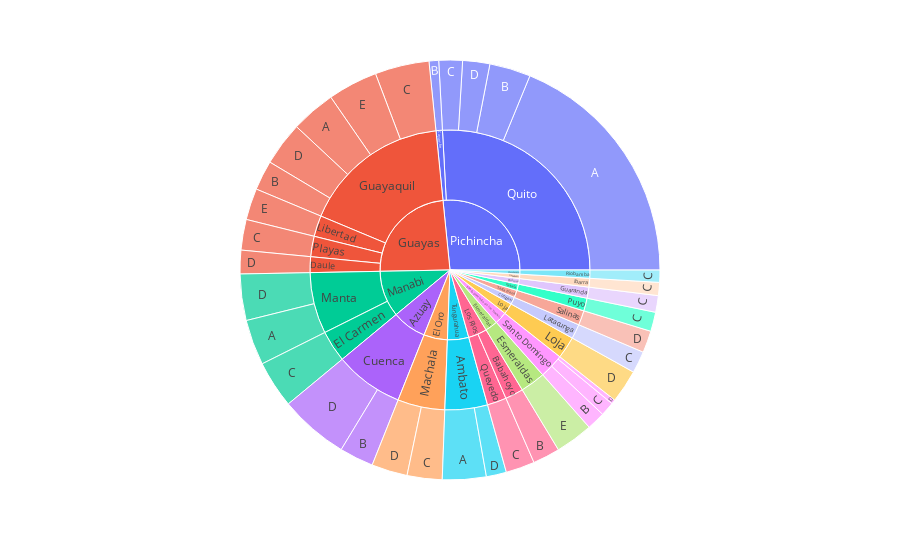

The cell this chart's notebook holds for it:
### Code cell
import plotly.express as px

fig = px.sunburst(df_stores, path=['state', 'city', 'type'], values='store_nbr')
fig.show()

### Figure 1 — Plotly figure (JSON) as saved in the notebook; plotly's stock layout.template omitted (floating-point values rounded to 4 significant figures)
{"data": [{"branchvalues": "total", "domain": {"x": [0, 1], "y": [0, 1]}, "hovertemplate": "labels=%{label}<br>store_nbr=%{value}<br>parent=%{parent}<br>id=%{id}<extra></extra>", "ids": ["Tungurahua/Ambato/A", "Guayas/Guayaquil/A", "Manabi/Manta/A", "Pichincha/Quito/A", "Los Rios/Babahoyo/B", "Pichincha/Cayambe/B", "Azuay/Cuenca/B", "Guayas/Guayaquil/B", "Pichincha/Quito/B", "Santo Domingo de los Tsachilas/Santo Domingo/B", "Manabi/El Carmen/C", "Bolivar/Guaranda/C", "Guayas/Guayaquil/C", "Imbabura/Ibarra/C", "Cotopaxi/Latacunga/C", "El Oro/Machala/C", "Guayas/Playas/C", "Pastaza/Puyo/C", "Los Rios/Quevedo/C", "Pichincha/Quito/C", "Chimborazo/Riobamba/C", "Santo Domingo de los Tsachilas/Santo Domingo/C", "Tungurahua/Ambato/D", "Azuay/Cuenca/D", "Guayas/Daule/D", "Guayas/Guayaquil/D", "Loja/Loja/D", "El Oro/Machala/D", "Manabi/Manta/D", "Pichincha/Quito/D", "Santa Elena/Salinas/D", "Santo Domingo de los Tsachilas/Santo Domingo/D", "Esmeraldas/Esmeraldas/E", "Guayas/Guayaquil/E", "Guayas/Libertad/E", "Tungurahua/Ambato", "Los Rios/Babahoyo", "Pichincha/Cayambe", "Azuay/Cuenca", "Guayas/Daule", "Manabi/El Carmen", "Esmeraldas/Esmeraldas", "Bolivar/Guaranda", "Guayas/Guayaquil", "Imbabura/Ibarra", "Cotopaxi/Latacunga", "Guayas/Libertad", "Loja/Loja", "El Oro/Machala", "Manabi/Manta", "Guayas/Playas", "Pastaza/Puyo", "Los Rios/Quevedo", "Pichincha/Quito", "Chimborazo/Riobamba", "Santa Elena/Salinas", "Santo Domingo de los Tsachilas/Santo Domingo", "Azuay", "Bolivar", "Chimborazo", "Cotopaxi", "El Oro", "Esmeraldas", "Guayas", "Imbabura", "Loja", "Los Rios", "Manabi", "Pastaza", "Pichincha", "Santa Elena", "Santo Domingo de los Tsachilas", "Tungurahua"], "labels": ["A", "A", "A", "A", "B", "B", "B", "B", "B", "B", "C", "C", "C", "C", "C", "C", "C", "C", "C", "C", "C", "C", "D", "D", "D", "D", "D", "D", "D", "D", "D", "D", "E", "E", "E", "Ambato", "Babahoyo", "Cayambe", "Cuenca", "Daule", "El Carmen", "Esmeraldas", "Guaranda", "Guayaquil", "Ibarra", "Latacunga", "Libertad", "Loja", "Machala", "Manta", "Playas", "Puyo", "Quevedo", "Quito", "Riobamba", "Salinas", "Santo Domingo", "Azuay", "Bolivar", "Chimborazo", "Cotopaxi", "El Oro", "Esmeraldas", "Guayas", "Imbabura", "Loja", "Los Rios", "Manabi", "Pastaza", "Pichincha", "Santa Elena", "Santo Domingo de los Tsachilas", "Tungurahua"], "name": "", "parents": ["Tungurahua/Ambato", "Guayas/Guayaquil", "Manabi/Manta", "Pichincha/Quito", "Los Rios/Babahoyo", "Pichincha/Cayambe", "Azuay/Cuenca", "Guayas/Guayaquil", "Pichincha/Quito", "Santo Domingo de los Tsachilas/Santo Domingo", "Manabi/El Carmen", "Bolivar/Guaranda", "Guayas/Guayaquil", "Imbabura/Ibarra", "Cotopaxi/Latacunga", "El Oro/Machala", "Guayas/Playas", "Pastaza/Puyo", "Los Rios/Quevedo", "Pichincha/Quito", "Chimborazo/Riobamba", "Santo Domingo de los Tsachilas/Santo Domingo", "Tungurahua/Ambato", "Azuay/Cuenca", "Guayas/Daule", "Guayas/Guayaquil", "Loja/Loja", "El Oro/Machala", "Manabi/Manta", "Pichincha/Quito", "Santa Elena/Salinas", "Santo Domingo de los Tsachilas/Santo Domingo", "Esmeraldas/Esmeraldas", "Guayas/Guayaquil", "Guayas/Libertad", "Tungurahua", "Los Rios", "Pichincha", "Azuay", "Guayas", "Manabi", "Esmeraldas", "Bolivar", "Guayas", "Imbabura", "Cotopaxi", "Guayas", "Loja", "El Oro", "Manabi", "Guayas", "Pastaza", "Los Rios", "Pichincha", "Chimborazo", "Santa Elena", "Santo Domingo de los Tsachilas", "", "", "", "", "", "", "", "", "", "", "", "", "", "", "", ""], "type": "sunburst", "values": [50, 51, 52, 279, 31, 11, 39, 34, 47, 21, 54, 19, 62, 15, 25, 40, 35, 22, 33, 27, 14, 16, 23, 79, 27, 50, 38, 41, 53, 31, 25, 5, 43, 57, 36, 73, 31, 11, 118, 27, 54, 43, 19, 254, 15, 25, 36, 38, 81, 105, 35, 22, 33, 384, 14, 25, 42, 118, 19, 14, 25, 81, 43, 352, 15, 38, 64, 159, 22, 395, 25, 42, 73]}], "layout": {"legend": {"tracegroupgap": 0}, "margin": {"t": 60}}}
